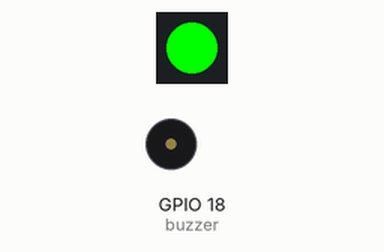
A program run on a simulated Raspberry Pi (BCM pin numbers). On the bench: 1 RGB LEDs in strip order, left to right, buzzer (waves = sounding, pin HIGH). At 6.0 s the program stops and its outputs stay as they are.

Above: at 0.1 s.
At 2.1 s:
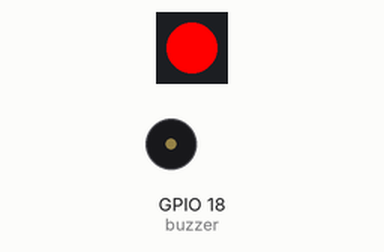
At 4.1 s:
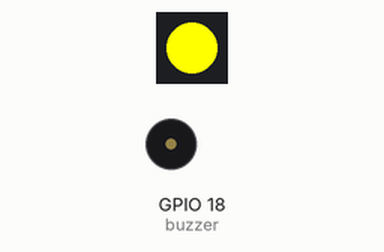
At 6.1 s:
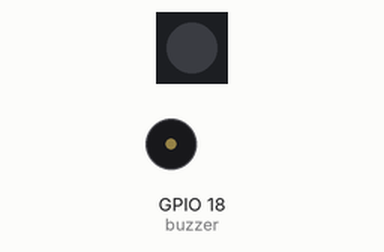
Timing chart, 0 to 7.5 s (numbered marks = the images above):
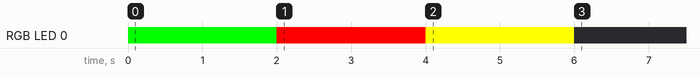

The program:

rgb_chimalli.py
```python
from gpiozero import RGBLED, Buzzer
import time

rgb = RGBLED(red=21, green=20, blue=19)
buzzer = Buzzer(18)

rgb.color = (0, 1, 0)
buzzer.off()
time.sleep(2)
rgb.color = (1, 0, 0)
time.sleep(2)
rgb.color = (1, 1, 0)
time.sleep(2)
rgb.color = (1, 1, 1)
```

Measured:
- by itself, RGB LED 0: off → RGB(0, 255, 0) at 0.00 s, → RGB(255, 0, 0) 2.0 s later, → RGB(255, 255, 0) 2.0 s later, → off 2.0 s later
